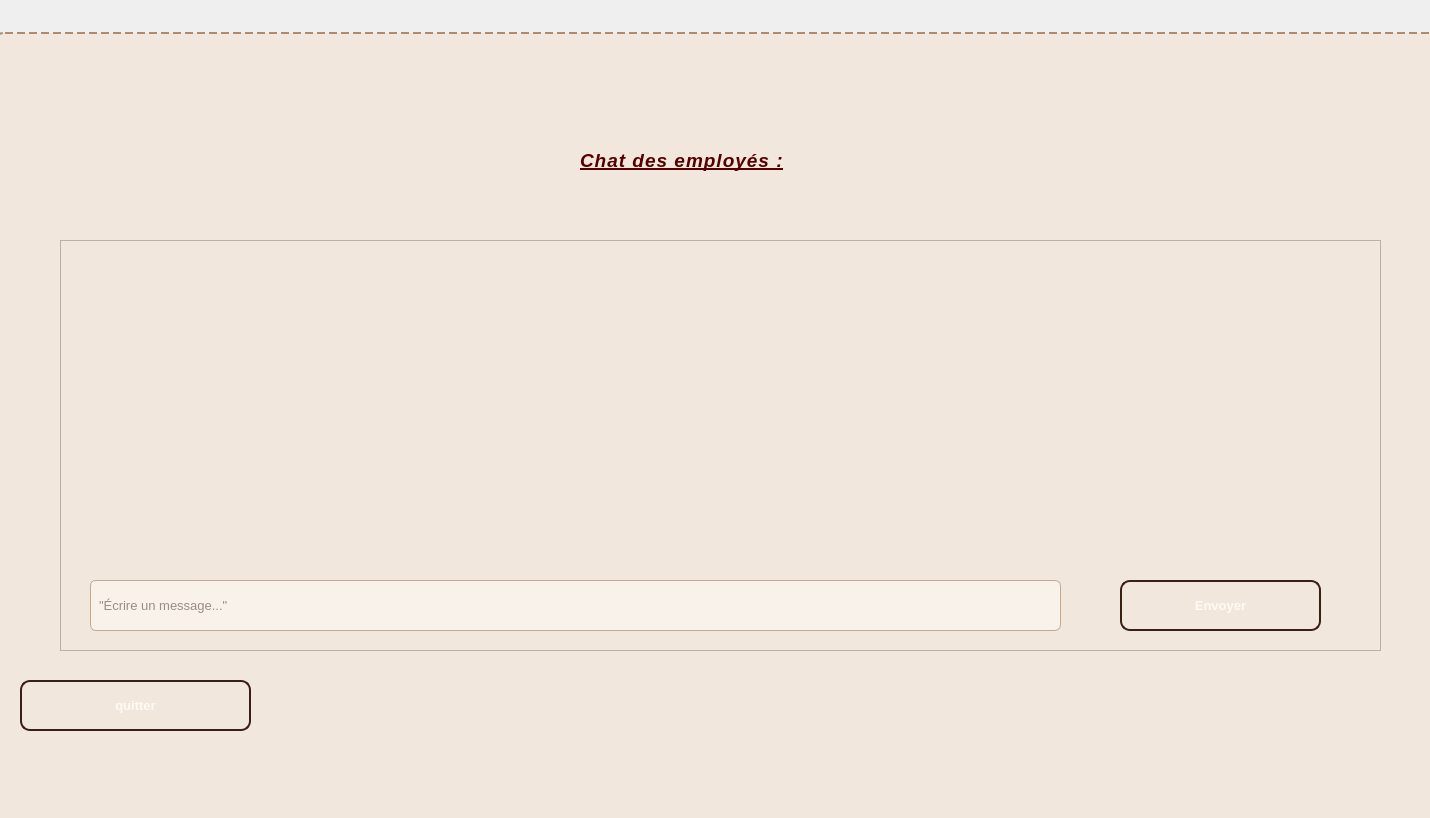
<?xml version="1.0" encoding="UTF-8"?>
<ui version="4.0">
 <class>pagechat</class>
 <widget class="QWidget" name="pagechat">
  <property name="geometry">
   <rect>
    <x>0</x>
    <y>0</y>
    <width>1430</width>
    <height>818</height>
   </rect>
  </property>
  <property name="windowTitle">
   <string>Form</string>
  </property>
  <widget class="QWidget" name="horizontalLayoutWidget_4">
   <property name="geometry">
    <rect>
     <x>459</x>
     <y>279</y>
     <width>481</width>
     <height>41</height>
    </rect>
   </property>
   <layout class="QHBoxLayout" name="horizontalLayout_5">
    <item>
     <widget class="QLabel" name="label_3">
      <property name="text">
       <string>CIN :</string>
      </property>
     </widget>
    </item>
    <item>
     <widget class="QLineEdit" name="searchIdEdit">
      <property name="styleSheet">
       <string notr="true">background-color : black;
color : white;</string>
      </property>
     </widget>
    </item>
    <item>
     <widget class="QLabel" name="label_4">
      <property name="text">
       <string>Nom :</string>
      </property>
     </widget>
    </item>
    <item>
     <widget class="QLineEdit" name="searchNomEdit">
      <property name="styleSheet">
       <string notr="true">background-color : black;
color : white;</string>
      </property>
     </widget>
    </item>
   </layout>
  </widget>
  <widget class="QGroupBox" name="groupBox_2">
   <property name="geometry">
    <rect>
     <x>-10</x>
     <y>10</y>
     <width>1541</width>
     <height>921</height>
    </rect>
   </property>
   <property name="styleSheet">
    <string notr="true">/* =====================================================
   THEME ERP – STITCHED LEATHER / CUIR PREMIUM
===================================================== */

/* =======================
   GLOBAL
======================= */
QMainWindow, QWidget {
    background-color: #f1e7dc;
    font-family: &quot;Segoe UI&quot;;
    font-size: 13px;
    color: #3a2a20;
}

/* =======================
   LABELS
======================= */
QLabel {
    color: #3a2a20;
}

/* Main title */
QLabel#label_8 {
    font-size: 20px;
    font-weight: bold;
    color: #5b2f1d;
    letter-spacing: 1px;
}

/* =======================
   GROUPBOX – STITCHED LEATHER
======================= */
QGroupBox {
    background-color: qlineargradient(
        x1:0, y1:0, x2:0, y2:1,
        stop:0 #fff6ec,
        stop:1 #ead7c6
    );
    border: 2px dashed #b08a6b;   /* stitched effect */
    border-radius: 14px;
    margin-top: 22px;
}

QGroupBox::title {
    subcontrol-origin: margin;
    left: 16px;
    top: -12px;
    padding: 2px 10px;
    background-color: #f1e7dc;
    color: #5b2f1d;
    font-weight: bold;
    letter-spacing: 0.5px;
}

/* =======================
   INPUTS – EMBEDDED LEATHER
======================= */
QLineEdit, QDateTimeEdit, QComboBox {
    background-color: rgba(255, 250, 245, 0.6);
    border: 1px solid #c6a88d;
    border-radius: 6px;
    padding: 6px;
    color: #3a2a20;
}

QLineEdit:focus,
QDateTimeEdit:focus,
QComboBox:focus {
    border: 2px solid #6b3e26;
    background-color: #fffaf5;
}

QLineEdit:disabled,
QDateTimeEdit:disabled {
    color: #8a7a6e;
    background-color: #e6d8cc;
}

/* =======================
   COMBOBOX DROPDOWN
======================= */
QComboBox::drop-down {
    border-left: 1px solid #c6a88d;
}

QComboBox QAbstractItemView {
    background-color: #fffaf5;
    selection-background-color: #d8b59c;
    border: 1px solid #c6a88d;
}

/* =======================
   TABLE – LEATHER PANEL
======================= */
QTableWidget {
    background-color: #fffaf5;
    border: 2px solid #b08a6b;
    border-radius: 14px;
    gridline-color: #e0d2c5;
}

QHeaderView::section {
    background-color: qlineargradient(
        x1:0, y1:0, x2:0, y2:1,
        stop:0 #6b3e26,
        stop:1 #4a2717
    );
    color: #fffaf5;
    padding: 8px;
    border: none;
    font-weight: bold;
    letter-spacing: 0.5px;
}

QTableWidget::item {
    padding: 8px;
}

QTableWidget::item:selected {
    background-color: #d8b59c;
    color: #2a1a12;
}

/* =======================
   BUTTONS – LEATHER PATCH
======================= */
QPushButton {
    background-color: qlineargradient(
        x1:0, y1:0, x2:0, y2:1,
        stop:0 #7a4a2e,
        stop:1 #5b2f1d
    );
    border: 2px solid #3a1f14;
    border-radius: 10px;
    padding: 8px 16px;
    font-weight: bold;
    color: #fffaf5;
}

QPushButton:hover {
    background-color: qlineargradient(
        x1:0, y1:0, x2:0, y2:1,
        stop:0 #8b5a3a,
        stop:1 #6b3e26
    );
}

QPushButton:pressed {
    background-color: #4a2717;
}

/* Accent buttons */
QPushButton#pushButton {
    background-color: #6f8f3d;
    border-color: #4c6328;
}

QPushButton#pushButton_3 {
    background-color: #a23b2a;
    border-color: #6e2418;
}

/* Pagination buttons */
QPushButton#pushButton_8,
QPushButton#pushButton_13,
QPushButton#pushButton_14,
QPushButton#pushButton_15,
QPushButton#pushButton_16 {
    background-color: #a47148;
    border-color: #6b3e26;
}

/* =======================
   MENU BAR – DARK LEATHER
======================= */
QMenuBar {
    background-color: #4a2717;
    color: #fffaf5;
}

QMenuBar::item:selected {
    background-color: #7a4a2e;
}

/* =======================
   STATUS BAR
======================= */
QStatusBar {
    background-color: #e9dccf;
    color: #3a2a20;
    border-top: 1px solid #c6a88d;
}
</string>
   </property>
   <property name="title">
    <string/>
   </property>
   <widget class="QLabel" name="label_5">
    <property name="geometry">
     <rect>
      <x>200</x>
      <y>60</y>
      <width>211</width>
      <height>121</height>
     </rect>
    </property>
    <property name="text">
     <string/>
    </property>
    <property name="pixmap">
     <pixmap resource="logo.qrc">:/Logo.png</pixmap>
    </property>
    <property name="scaledContents">
     <bool>true</bool>
    </property>
   </widget>
   <widget class="QLabel" name="label_8">
    <property name="geometry">
     <rect>
      <x>590</x>
      <y>110</y>
      <width>371</width>
      <height>81</height>
     </rect>
    </property>
    <property name="styleSheet">
     <string notr="true">/* ===== GLOBAL ===== */
QMainWindow {
    background-color: #f4efe9;
    font-family: &quot;Segoe UI&quot;;
    font-size: 11pt;
}

/* ===== GROUP BOX ===== */
QGroupBox {
    background-color: #f8f3ed;
    border: 1px solid #c7b299;
    border-radius: 6px;
    margin-top: 20px;
    padding: 10px;
}

QGroupBox::title {
    subcontrol-origin: margin;
    left: 12px;
    padding: 0 6px;
    color: #4b2e1f;
    font-weight: bold;
}

/* ===== LABELS ===== */
QLabel {
    color: #3b2a1a;
}

/* ===== INPUTS ===== */
QLineEdit, QTextBrowser, QComboBox, QDateEdit {
    background-color: #ffffff;
    border: 1px solid #c7b299;
    border-radius: 4px;
    padding: 4px;
}

QComboBox::drop-down {
    border-left: 1px solid #c7b299;
}

/* ===== TABLE ===== */
QTableWidget {
    background-color: #ffffff;
    border: 1px solid #c7b299;
    gridline-color: #e0d6c9;
}

QHeaderView::section {
    background-color: #6b3f2b;
    color: white;
    padding: 6px;
    border: none;
    font-weight: bold;
}

QTableWidget::item:selected {
    background-color: #d8c2aa;
    color: black;
}

/* ===== BUTTONS (DEFAULT) ===== */
QPushButton {
    background-color: #6b3f2b;
    color: white;
    border-radius: 6px;
    padding: 6px 14px;
}

QPushButton:hover {
    background-color: #8a5a44;
}

/* ===== ACTION BUTTONS ===== */
QPushButton#pushButton_3 { /* Ajouter */
    background-color: #5a7d3b;
}

QPushButton#pushButton_4 { /* Modifier */
    background-color: #d07a2d;
}

QPushButton#pushButton_5 { /* Supprimer */
    background-color: #b23a2b;
}

QPushButton#pushButton_6 { /* Actualiser */
    background-color: #7b4a32;
}

/* ===== MENU BAR ===== */
QMenuBar {
    background-color: #6b3f2b;
    color: white;
}

QMenuBar::item:selected {
    background-color: #8a5a44;
}

/* ===== STATUS BAR ===== */
QStatusBar {
    background-color: #e7dccf;
}
</string>
    </property>
    <property name="text">
     <string>&lt;html&gt;&lt;head/&gt;&lt;body&gt;&lt;p&gt;&lt;span style=&quot; font-size:14pt; font-weight:696; font-style:italic; text-decoration: underline; color:#550000;&quot;&gt;Chat des employés :&lt;/span&gt;&lt;/p&gt;&lt;/body&gt;&lt;/html&gt;</string>
    </property>
   </widget>
   <widget class="QListWidget" name="listMessages">
    <property name="geometry">
     <rect>
      <x>70</x>
      <y>230</y>
      <width>1321</width>
      <height>411</height>
     </rect>
    </property>
   </widget>
   <widget class="QLineEdit" name="inputMessage">
    <property name="geometry">
     <rect>
      <x>100</x>
      <y>570</y>
      <width>971</width>
      <height>51</height>
     </rect>
    </property>
    <property name="placeholderText">
     <string>&quot;Écrire un message...&quot;</string>
    </property>
   </widget>
   <widget class="QPushButton" name="btnSend">
    <property name="geometry">
     <rect>
      <x>1130</x>
      <y>570</y>
      <width>201</width>
      <height>51</height>
     </rect>
    </property>
    <property name="text">
     <string>Envoyer</string>
    </property>
   </widget>
   <widget class="QPushButton" name="pushButton_5">
    <property name="geometry">
     <rect>
      <x>30</x>
      <y>670</y>
      <width>231</width>
      <height>51</height>
     </rect>
    </property>
    <property name="text">
     <string>quitter</string>
    </property>
   </widget>
  </widget>
 </widget>
 <resources>
  <include location="logo.qrc"/>
 </resources>
 <connections/>
</ui>
